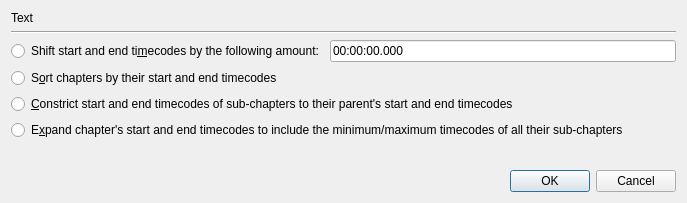
<?xml version="1.0" encoding="UTF-8"?>
<ui version="4.0">
 <class>mtx::gui::ChapterEditor::MassModificationDialog</class>
 <widget class="QDialog" name="mtx::gui::ChapterEditor::MassModificationDialog">
  <property name="geometry">
   <rect>
    <x>0</x>
    <y>0</y>
    <width>687</width>
    <height>203</height>
   </rect>
  </property>
  <property name="sizePolicy">
   <sizepolicy hsizetype="Minimum" vsizetype="Minimum">
    <horstretch>0</horstretch>
    <verstretch>0</verstretch>
   </sizepolicy>
  </property>
  <property name="windowTitle">
   <string>Chapter mass modification</string>
  </property>
  <layout class="QVBoxLayout" name="verticalLayout">
   <item>
    <widget class="QLabel" name="lTitle">
     <property name="text">
      <string notr="true">Text</string>
     </property>
     <property name="wordWrap">
      <bool>true</bool>
     </property>
    </widget>
   </item>
   <item>
    <widget class="Line" name="line">
     <property name="orientation">
      <enum>Qt::Horizontal</enum>
     </property>
    </widget>
   </item>
   <item>
    <layout class="QHBoxLayout" name="horizontalLayout">
     <item>
      <widget class="QRadioButton" name="rbShift">
       <property name="text">
        <string>Shift start and end ti&amp;mecodes by the following amount:</string>
       </property>
      </widget>
     </item>
     <item>
      <widget class="QLineEdit" name="leShiftBy">
       <property name="text">
        <string notr="true">00:00:00.000</string>
       </property>
      </widget>
     </item>
    </layout>
   </item>
   <item>
    <widget class="QRadioButton" name="rbSort">
     <property name="text">
      <string>S&amp;ort chapters by their start and end timecodes</string>
     </property>
    </widget>
   </item>
   <item>
    <widget class="QRadioButton" name="rbConstrict">
     <property name="text">
      <string>&amp;Constrict start and end timecodes of sub-chapters to their parent's start and end timecodes</string>
     </property>
    </widget>
   </item>
   <item>
    <widget class="QRadioButton" name="rbExpand">
     <property name="text">
      <string>E&amp;xpand chapter's start and end timecodes to include the minimum/maximum timecodes of all their sub-chapters</string>
     </property>
    </widget>
   </item>
   <item>
    <spacer name="verticalSpacer">
     <property name="orientation">
      <enum>Qt::Vertical</enum>
     </property>
     <property name="sizeHint" stdset="0">
      <size>
       <width>20</width>
       <height>0</height>
      </size>
     </property>
    </spacer>
   </item>
   <item>
    <widget class="QDialogButtonBox" name="buttonBox">
     <property name="orientation">
      <enum>Qt::Horizontal</enum>
     </property>
     <property name="standardButtons">
      <set>QDialogButtonBox::Cancel|QDialogButtonBox::Ok</set>
     </property>
    </widget>
   </item>
  </layout>
 </widget>
 <tabstops>
  <tabstop>rbShift</tabstop>
  <tabstop>leShiftBy</tabstop>
  <tabstop>rbSort</tabstop>
  <tabstop>rbConstrict</tabstop>
  <tabstop>rbExpand</tabstop>
 </tabstops>
 <resources/>
 <connections>
  <connection>
   <sender>buttonBox</sender>
   <signal>rejected()</signal>
   <receiver>mtx::gui::ChapterEditor::MassModificationDialog</receiver>
   <slot>reject()</slot>
   <hints>
    <hint type="sourcelabel">
     <x>322</x>
     <y>196</y>
    </hint>
    <hint type="destinationlabel">
     <x>286</x>
     <y>202</y>
    </hint>
   </hints>
  </connection>
  <connection>
   <sender>buttonBox</sender>
   <signal>accepted()</signal>
   <receiver>mtx::gui::ChapterEditor::MassModificationDialog</receiver>
   <slot>accept()</slot>
   <hints>
    <hint type="sourcelabel">
     <x>254</x>
     <y>196</y>
    </hint>
    <hint type="destinationlabel">
     <x>157</x>
     <y>202</y>
    </hint>
   </hints>
  </connection>
  <connection>
   <sender>rbShift</sender>
   <signal>clicked()</signal>
   <receiver>mtx::gui::ChapterEditor::MassModificationDialog</receiver>
   <slot>selectionOrShiftByChanged()</slot>
   <hints>
    <hint type="sourcelabel">
     <x>51</x>
     <y>57</y>
    </hint>
    <hint type="destinationlabel">
     <x>54</x>
     <y>157</y>
    </hint>
   </hints>
  </connection>
  <connection>
   <sender>rbConstrict</sender>
   <signal>clicked()</signal>
   <receiver>mtx::gui::ChapterEditor::MassModificationDialog</receiver>
   <slot>selectionOrShiftByChanged()</slot>
   <hints>
    <hint type="sourcelabel">
     <x>237</x>
     <y>117</y>
    </hint>
    <hint type="destinationlabel">
     <x>235</x>
     <y>158</y>
    </hint>
   </hints>
  </connection>
  <connection>
   <sender>rbExpand</sender>
   <signal>clicked()</signal>
   <receiver>mtx::gui::ChapterEditor::MassModificationDialog</receiver>
   <slot>selectionOrShiftByChanged()</slot>
   <hints>
    <hint type="sourcelabel">
     <x>282</x>
     <y>140</y>
    </hint>
    <hint type="destinationlabel">
     <x>281</x>
     <y>157</y>
    </hint>
   </hints>
  </connection>
  <connection>
   <sender>leShiftBy</sender>
   <signal>textEdited(QString)</signal>
   <receiver>mtx::gui::ChapterEditor::MassModificationDialog</receiver>
   <slot>selectionOrShiftByChanged()</slot>
   <hints>
    <hint type="sourcelabel">
     <x>405</x>
     <y>54</y>
    </hint>
    <hint type="destinationlabel">
     <x>412</x>
     <y>163</y>
    </hint>
   </hints>
  </connection>
  <connection>
   <sender>rbSort</sender>
   <signal>clicked()</signal>
   <receiver>mtx::gui::ChapterEditor::MassModificationDialog</receiver>
   <slot>selectionOrShiftByChanged()</slot>
   <hints>
    <hint type="sourcelabel">
     <x>33</x>
     <y>87</y>
    </hint>
    <hint type="destinationlabel">
     <x>35</x>
     <y>157</y>
    </hint>
   </hints>
  </connection>
 </connections>
 <slots>
  <slot>selectionOrShiftByChanged()</slot>
 </slots>
</ui>
